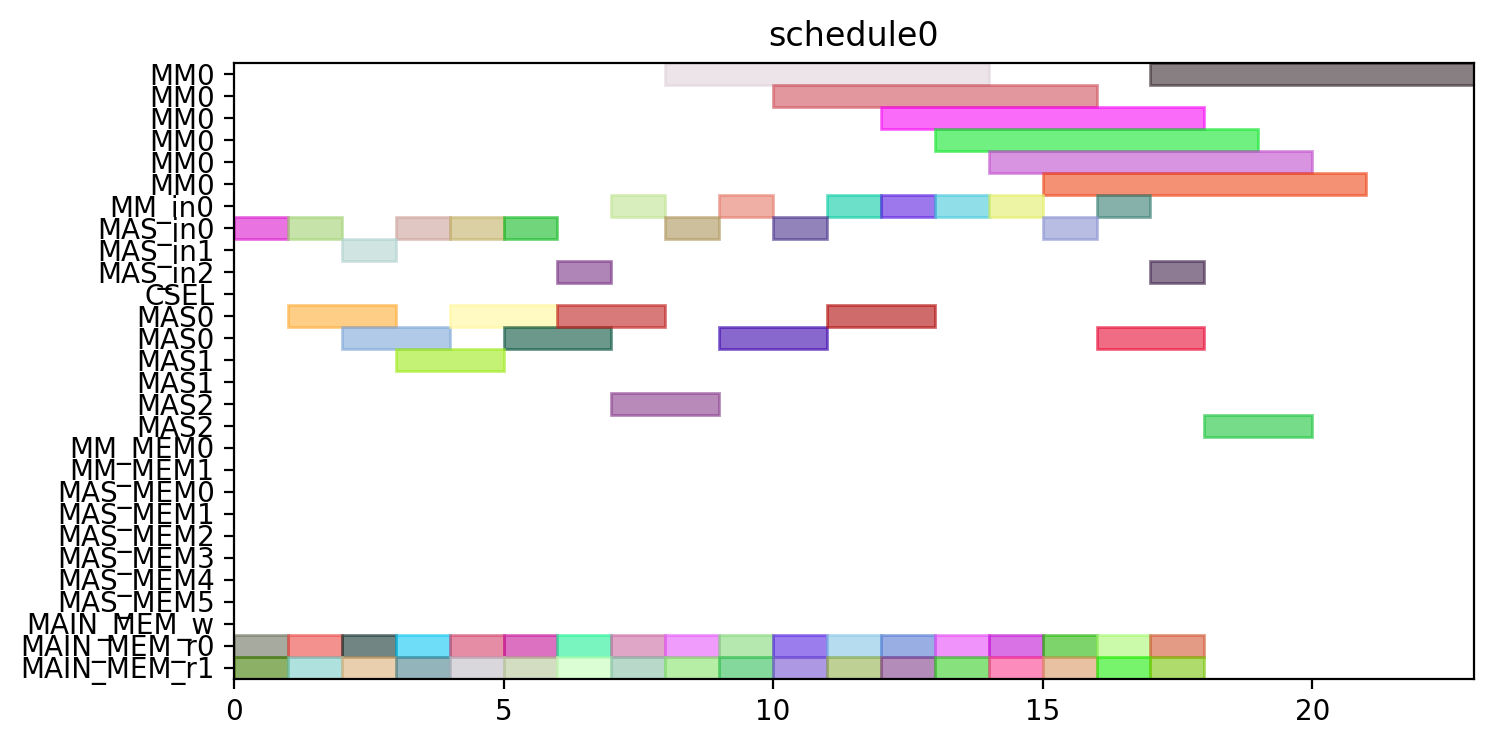

Source code (Python):
from pyschedule import Scenario, solvers, plotters, alt


def solve():
	horizon = 120
	S = Scenario("schedule0", horizon=horizon)

	# resource
	MM = S.Resources('MM', num=1, size=6)
	MM_in = S.Resources('MM_in', num=1)
	MAS_in = S.Resources('MAS_in', num=3)
	CSEL = S.Resource('CSEL')
	MAS = S.Resources('MAS', num=3, size=2, periods=range(1, horizon))
	MM_MEM = S.Resources('MM_MEM', num=2)
	MAS_MEM = S.Resources('MAS_MEM', num=6)
	MAIN_MEM_w = S.Resource('MAIN_MEM_w', size=1)
	MAIN_MEM_r = S.Resources('MAIN_MEM_r', num=2)

	# result of previous scheduling

	# new tasks
	t0_t0 = S.Task('t0_t0', length=2, delay_cost=1)
	t0_t0 += alt(MAS)
	t0_t0_in = S.Task('t0_t0_in', length=1, delay_cost=1)
	t0_t0_in += alt(MAS_in)
	S += t0_t0_in*MAS_in[0]<=t0_t0*MAS[0]

	S += t0_t0_in*MAS_in[1]<=t0_t0*MAS[1]

	S += t0_t0_in*MAS_in[2]<=t0_t0*MAS[2]

	t0_t0_mem0 = S.Task('t0_t0_mem0', length=1, delay_cost=1)
	t0_t0_mem0 += MAIN_MEM_r[0]
	S += t0_t0_mem0 <= t0_t0

	t0_t0_mem1 = S.Task('t0_t0_mem1', length=1, delay_cost=1)
	t0_t0_mem1 += MAIN_MEM_r[1]
	S += t0_t0_mem1 <= t0_t0

	t0_t1 = S.Task('t0_t1', length=2, delay_cost=1)
	t0_t1 += alt(MAS)
	t0_t1_in = S.Task('t0_t1_in', length=1, delay_cost=1)
	t0_t1_in += alt(MAS_in)
	S += t0_t1_in*MAS_in[0]<=t0_t1*MAS[0]

	S += t0_t1_in*MAS_in[1]<=t0_t1*MAS[1]

	S += t0_t1_in*MAS_in[2]<=t0_t1*MAS[2]

	t0_t1_mem0 = S.Task('t0_t1_mem0', length=1, delay_cost=1)
	t0_t1_mem0 += MAIN_MEM_r[0]
	S += t0_t1_mem0 <= t0_t1

	t0_t1_mem1 = S.Task('t0_t1_mem1', length=1, delay_cost=1)
	t0_t1_mem1 += MAIN_MEM_r[1]
	S += t0_t1_mem1 <= t0_t1

	t0_t3 = S.Task('t0_t3', length=6, delay_cost=1)
	t0_t3 += alt(MM)
	t0_t3_in = S.Task('t0_t3_in', length=1, delay_cost=1)
	t0_t3_in += alt(MM_in)
	S += t0_t3_in*MM_in[0]<=t0_t3*MM[0]
	t0_t3_mem0 = S.Task('t0_t3_mem0', length=1, delay_cost=1)
	t0_t3_mem0 += MAIN_MEM_r[0]
	S += t0_t3_mem0 <= t0_t3

	t0_t3_mem1 = S.Task('t0_t3_mem1', length=1, delay_cost=1)
	t0_t3_mem1 += MAIN_MEM_r[1]
	S += t0_t3_mem1 <= t0_t3

	t1_t0 = S.Task('t1_t0', length=2, delay_cost=1)
	t1_t0 += alt(MAS)
	t1_t0_in = S.Task('t1_t0_in', length=1, delay_cost=1)
	t1_t0_in += alt(MAS_in)
	S += t1_t0_in*MAS_in[0]<=t1_t0*MAS[0]

	S += t1_t0_in*MAS_in[1]<=t1_t0*MAS[1]

	S += t1_t0_in*MAS_in[2]<=t1_t0*MAS[2]

	t1_t0_mem0 = S.Task('t1_t0_mem0', length=1, delay_cost=1)
	t1_t0_mem0 += MAIN_MEM_r[0]
	S += t1_t0_mem0 <= t1_t0

	t1_t0_mem1 = S.Task('t1_t0_mem1', length=1, delay_cost=1)
	t1_t0_mem1 += MAIN_MEM_r[1]
	S += t1_t0_mem1 <= t1_t0

	t1_t1 = S.Task('t1_t1', length=2, delay_cost=1)
	t1_t1 += alt(MAS)
	t1_t1_in = S.Task('t1_t1_in', length=1, delay_cost=1)
	t1_t1_in += alt(MAS_in)
	S += t1_t1_in*MAS_in[0]<=t1_t1*MAS[0]

	S += t1_t1_in*MAS_in[1]<=t1_t1*MAS[1]

	S += t1_t1_in*MAS_in[2]<=t1_t1*MAS[2]

	t1_t1_mem0 = S.Task('t1_t1_mem0', length=1, delay_cost=1)
	t1_t1_mem0 += MAIN_MEM_r[0]
	S += t1_t1_mem0 <= t1_t1

	t1_t1_mem1 = S.Task('t1_t1_mem1', length=1, delay_cost=1)
	t1_t1_mem1 += MAIN_MEM_r[1]
	S += t1_t1_mem1 <= t1_t1

	t1_t3 = S.Task('t1_t3', length=6, delay_cost=1)
	t1_t3 += alt(MM)
	t1_t3_in = S.Task('t1_t3_in', length=1, delay_cost=1)
	t1_t3_in += alt(MM_in)
	S += t1_t3_in*MM_in[0]<=t1_t3*MM[0]
	t1_t3_mem0 = S.Task('t1_t3_mem0', length=1, delay_cost=1)
	t1_t3_mem0 += MAIN_MEM_r[0]
	S += t1_t3_mem0 <= t1_t3

	t1_t3_mem1 = S.Task('t1_t3_mem1', length=1, delay_cost=1)
	t1_t3_mem1 += MAIN_MEM_r[1]
	S += t1_t3_mem1 <= t1_t3

	t2_t2 = S.Task('t2_t2', length=2, delay_cost=1)
	t2_t2 += alt(MAS)
	t2_t2_in = S.Task('t2_t2_in', length=1, delay_cost=1)
	t2_t2_in += alt(MAS_in)
	S += t2_t2_in*MAS_in[0]<=t2_t2*MAS[0]

	S += t2_t2_in*MAS_in[1]<=t2_t2*MAS[1]

	S += t2_t2_in*MAS_in[2]<=t2_t2*MAS[2]

	t2_t2_mem0 = S.Task('t2_t2_mem0', length=1, delay_cost=1)
	t2_t2_mem0 += MAIN_MEM_r[0]
	S += t2_t2_mem0 <= t2_t2

	t2_t2_mem1 = S.Task('t2_t2_mem1', length=1, delay_cost=1)
	t2_t2_mem1 += MAIN_MEM_r[1]
	S += t2_t2_mem1 <= t2_t2

	t5_t0 = S.Task('t5_t0', length=6, delay_cost=1)
	t5_t0 += alt(MM)
	t5_t0_in = S.Task('t5_t0_in', length=1, delay_cost=1)
	t5_t0_in += alt(MM_in)
	S += t5_t0_in*MM_in[0]<=t5_t0*MM[0]
	t5_t0_mem0 = S.Task('t5_t0_mem0', length=1, delay_cost=1)
	t5_t0_mem0 += MAIN_MEM_r[0]
	S += t5_t0_mem0 <= t5_t0

	t5_t0_mem1 = S.Task('t5_t0_mem1', length=1, delay_cost=1)
	t5_t0_mem1 += MAIN_MEM_r[1]
	S += t5_t0_mem1 <= t5_t0

	t5_t1 = S.Task('t5_t1', length=6, delay_cost=1)
	t5_t1 += alt(MM)
	t5_t1_in = S.Task('t5_t1_in', length=1, delay_cost=1)
	t5_t1_in += alt(MM_in)
	S += t5_t1_in*MM_in[0]<=t5_t1*MM[0]
	t5_t1_mem0 = S.Task('t5_t1_mem0', length=1, delay_cost=1)
	t5_t1_mem0 += MAIN_MEM_r[0]
	S += t5_t1_mem0 <= t5_t1

	t5_t1_mem1 = S.Task('t5_t1_mem1', length=1, delay_cost=1)
	t5_t1_mem1 += MAIN_MEM_r[1]
	S += t5_t1_mem1 <= t5_t1

	t5_t2 = S.Task('t5_t2', length=2, delay_cost=1)
	t5_t2 += alt(MAS)
	t5_t2_in = S.Task('t5_t2_in', length=1, delay_cost=1)
	t5_t2_in += alt(MAS_in)
	S += t5_t2_in*MAS_in[0]<=t5_t2*MAS[0]

	S += t5_t2_in*MAS_in[1]<=t5_t2*MAS[1]

	S += t5_t2_in*MAS_in[2]<=t5_t2*MAS[2]

	t5_t2_mem0 = S.Task('t5_t2_mem0', length=1, delay_cost=1)
	t5_t2_mem0 += MAIN_MEM_r[0]
	S += t5_t2_mem0 <= t5_t2

	t5_t2_mem1 = S.Task('t5_t2_mem1', length=1, delay_cost=1)
	t5_t2_mem1 += MAIN_MEM_r[1]
	S += t5_t2_mem1 <= t5_t2

	t5_t3 = S.Task('t5_t3', length=2, delay_cost=1)
	t5_t3 += alt(MAS)
	t5_t3_in = S.Task('t5_t3_in', length=1, delay_cost=1)
	t5_t3_in += alt(MAS_in)
	S += t5_t3_in*MAS_in[0]<=t5_t3*MAS[0]

	S += t5_t3_in*MAS_in[1]<=t5_t3*MAS[1]

	S += t5_t3_in*MAS_in[2]<=t5_t3*MAS[2]

	t5_t3_mem0 = S.Task('t5_t3_mem0', length=1, delay_cost=1)
	t5_t3_mem0 += MAIN_MEM_r[0]
	S += t5_t3_mem0 <= t5_t3

	t5_t3_mem1 = S.Task('t5_t3_mem1', length=1, delay_cost=1)
	t5_t3_mem1 += MAIN_MEM_r[1]
	S += t5_t3_mem1 <= t5_t3

	t7_t0 = S.Task('t7_t0', length=2, delay_cost=1)
	t7_t0 += alt(MAS)
	t7_t0_in = S.Task('t7_t0_in', length=1, delay_cost=1)
	t7_t0_in += alt(MAS_in)
	S += t7_t0_in*MAS_in[0]<=t7_t0*MAS[0]

	S += t7_t0_in*MAS_in[1]<=t7_t0*MAS[1]

	S += t7_t0_in*MAS_in[2]<=t7_t0*MAS[2]

	t7_t0_mem0 = S.Task('t7_t0_mem0', length=1, delay_cost=1)
	t7_t0_mem0 += MAIN_MEM_r[0]
	S += t7_t0_mem0 <= t7_t0

	t7_t0_mem1 = S.Task('t7_t0_mem1', length=1, delay_cost=1)
	t7_t0_mem1 += MAIN_MEM_r[1]
	S += t7_t0_mem1 <= t7_t0

	t7_t1 = S.Task('t7_t1', length=2, delay_cost=1)
	t7_t1 += alt(MAS)
	t7_t1_in = S.Task('t7_t1_in', length=1, delay_cost=1)
	t7_t1_in += alt(MAS_in)
	S += t7_t1_in*MAS_in[0]<=t7_t1*MAS[0]

	S += t7_t1_in*MAS_in[1]<=t7_t1*MAS[1]

	S += t7_t1_in*MAS_in[2]<=t7_t1*MAS[2]

	t7_t1_mem0 = S.Task('t7_t1_mem0', length=1, delay_cost=1)
	t7_t1_mem0 += MAIN_MEM_r[0]
	S += t7_t1_mem0 <= t7_t1

	t7_t1_mem1 = S.Task('t7_t1_mem1', length=1, delay_cost=1)
	t7_t1_mem1 += MAIN_MEM_r[1]
	S += t7_t1_mem1 <= t7_t1

	t7_t3 = S.Task('t7_t3', length=6, delay_cost=1)
	t7_t3 += alt(MM)
	t7_t3_in = S.Task('t7_t3_in', length=1, delay_cost=1)
	t7_t3_in += alt(MM_in)
	S += t7_t3_in*MM_in[0]<=t7_t3*MM[0]
	t7_t3_mem0 = S.Task('t7_t3_mem0', length=1, delay_cost=1)
	t7_t3_mem0 += MAIN_MEM_r[0]
	S += t7_t3_mem0 <= t7_t3

	t7_t3_mem1 = S.Task('t7_t3_mem1', length=1, delay_cost=1)
	t7_t3_mem1 += MAIN_MEM_r[1]
	S += t7_t3_mem1 <= t7_t3

	t10_t0 = S.Task('t10_t0', length=6, delay_cost=1)
	t10_t0 += alt(MM)
	t10_t0_in = S.Task('t10_t0_in', length=1, delay_cost=1)
	t10_t0_in += alt(MM_in)
	S += t10_t0_in*MM_in[0]<=t10_t0*MM[0]
	t10_t0_mem0 = S.Task('t10_t0_mem0', length=1, delay_cost=1)
	t10_t0_mem0 += MAIN_MEM_r[0]
	S += t10_t0_mem0 <= t10_t0

	t10_t0_mem1 = S.Task('t10_t0_mem1', length=1, delay_cost=1)
	t10_t0_mem1 += MAIN_MEM_r[1]
	S += t10_t0_mem1 <= t10_t0

	t10_t1 = S.Task('t10_t1', length=6, delay_cost=1)
	t10_t1 += alt(MM)
	t10_t1_in = S.Task('t10_t1_in', length=1, delay_cost=1)
	t10_t1_in += alt(MM_in)
	S += t10_t1_in*MM_in[0]<=t10_t1*MM[0]
	t10_t1_mem0 = S.Task('t10_t1_mem0', length=1, delay_cost=1)
	t10_t1_mem0 += MAIN_MEM_r[0]
	S += t10_t1_mem0 <= t10_t1

	t10_t1_mem1 = S.Task('t10_t1_mem1', length=1, delay_cost=1)
	t10_t1_mem1 += MAIN_MEM_r[1]
	S += t10_t1_mem1 <= t10_t1

	t10_t2 = S.Task('t10_t2', length=2, delay_cost=1)
	t10_t2 += alt(MAS)
	t10_t2_in = S.Task('t10_t2_in', length=1, delay_cost=1)
	t10_t2_in += alt(MAS_in)
	S += t10_t2_in*MAS_in[0]<=t10_t2*MAS[0]

	S += t10_t2_in*MAS_in[1]<=t10_t2*MAS[1]

	S += t10_t2_in*MAS_in[2]<=t10_t2*MAS[2]

	t10_t2_mem0 = S.Task('t10_t2_mem0', length=1, delay_cost=1)
	t10_t2_mem0 += MAIN_MEM_r[0]
	S += t10_t2_mem0 <= t10_t2

	t10_t2_mem1 = S.Task('t10_t2_mem1', length=1, delay_cost=1)
	t10_t2_mem1 += MAIN_MEM_r[1]
	S += t10_t2_mem1 <= t10_t2

	t10_t3 = S.Task('t10_t3', length=2, delay_cost=1)
	t10_t3 += alt(MAS)
	t10_t3_in = S.Task('t10_t3_in', length=1, delay_cost=1)
	t10_t3_in += alt(MAS_in)
	S += t10_t3_in*MAS_in[0]<=t10_t3*MAS[0]

	S += t10_t3_in*MAS_in[1]<=t10_t3*MAS[1]

	S += t10_t3_in*MAS_in[2]<=t10_t3*MAS[2]

	t10_t3_mem0 = S.Task('t10_t3_mem0', length=1, delay_cost=1)
	t10_t3_mem0 += MAIN_MEM_r[0]
	S += t10_t3_mem0 <= t10_t3

	t10_t3_mem1 = S.Task('t10_t3_mem1', length=1, delay_cost=1)
	t10_t3_mem1 += MAIN_MEM_r[1]
	S += t10_t3_mem1 <= t10_t3

	solvers.mip.solve(S,msg=1,kind='CPLEX',ratio_gap=1.01)

	solution = [['hoge']*len(S.solution()[1]) for i in range(len(S.solution()))]
	for i in range(len(S.solution())):
		for j in range(len(S.solution()[i])):
			solution[i][j]=str(S.solution()[i][j])
	print(solution)

	cycles = int(solution[-1][3])

	pic_file_name = "/mnt/rose/usr1/fukuda/ABE/multiRAM_multiMAS_16mux/scheduling_result/stage6MM1_stage2MAS3/EP2_DBL_w_EVAL/schedule0.png"
	if(S.solution() != []):
		plotters.matplotlib.plot(S,img_filename=pic_file_name, show_task_labels=False, fig_size=(cycles*0.25+3, 4))

	return solution
